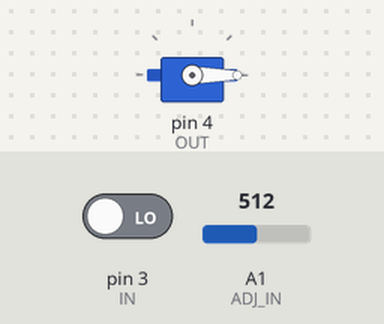
This sketch was run on a simulated Arduino Uno, built with avr-gcc and run on an emulated ATmega328P. Shown: servo. Inputs (shaded band) come from the test bench; at power-on: pin 3 (IN) LOW, A1 (ADJ_IN) = 512.

Above: at 1.2 s.
1.3 s: pin 3 (IN) driven HIGH
At 2.0 s:
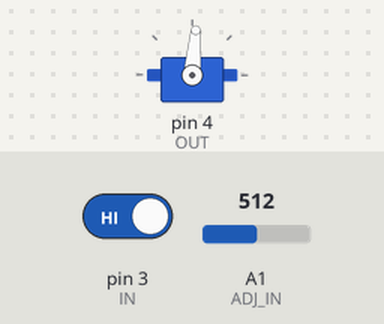
2.8 s: A1 (ADJ_IN) set to 716
At 3.9 s:
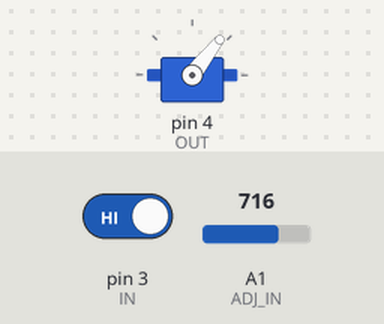
4.3 s: A1 (ADJ_IN) set to 900
At 5.5 s:
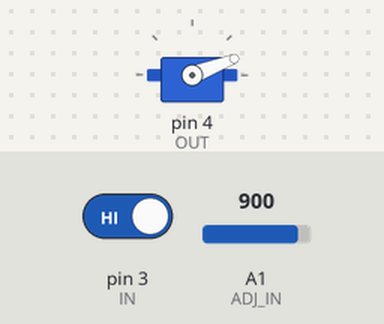
5.8 s: A1 (ADJ_IN) set to 306
At 6.2 s:
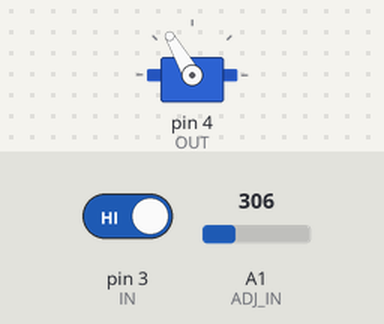
7.3 s: A1 (ADJ_IN) set to 160
At 7.8 s:
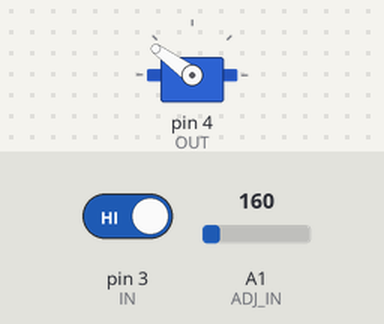
8.8 s: A1 (ADJ_IN) set to 0
At 9.8 s:
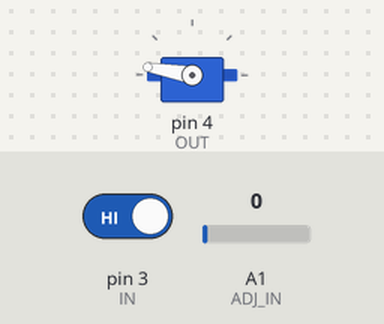
Timing chart, 0 to 11.3 s (numbered marks = the images above; inputs shaded):
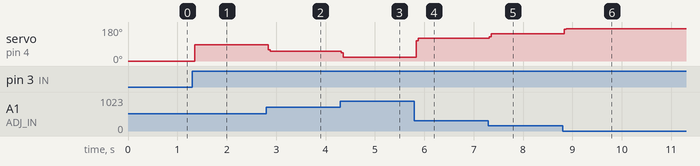

The sketch:

ATTinyServoFirmware.ino
```cpp
#include <Servo.h>

#define ADJ_IN A1 // D2
#define IN 3 // A3
#define OUT 4

#define POS_OFF 0
#define POS_ON_MAX 170

#define FILTER_COUNT 8
#define FILTER_MIN   0.75
#define FILTER_DELAY 5

Servo servo;

void setup()
{
    pinMode(ADJ_IN, INPUT);
    pinMode(IN, INPUT);
    servo.attach(OUT);
    servo.write(POS_OFF);
}


void loop()
{
    static int last_pos = 255;
    static int pos;
    static float val;
    static int adj_val;
    static int i;

    val = 0.0;
    adj_val = 0;
    for(i=0; i<FILTER_COUNT; i++)
    {
        val += static_cast<float>(digitalRead(IN));
        adj_val += analogRead(ADJ_IN);
        delay(FILTER_DELAY);
    }

    val = val / FILTER_COUNT;
    adj_val = adj_val / FILTER_COUNT;

    if(val >= FILTER_MIN)
    {

        pos = map(adj_val, 0, 1023, POS_ON_MAX, POS_OFF);;
    }
    else
    {
        pos = POS_OFF;
    }

    if(pos != last_pos)
    {
        servo.write(pos);
        last_pos = pos;
    }
}
```

Measured:
- after the input at 1.3 s, servo on pin 4 (OUT): 0° → 85° after 0.06 s
- after the input at 2.8 s, servo on pin 4 (OUT): 85° → 52° at once
- after the input at 4.3 s, servo on pin 4 (OUT): 52° → 21° at once
- after the input at 5.8 s, servo on pin 4 (OUT): 21° → 120° at once
- after the input at 7.3 s, servo on pin 4 (OUT): 120° → 144° at once
- after the input at 8.8 s, servo on pin 4 (OUT): 144° → 170° at once
